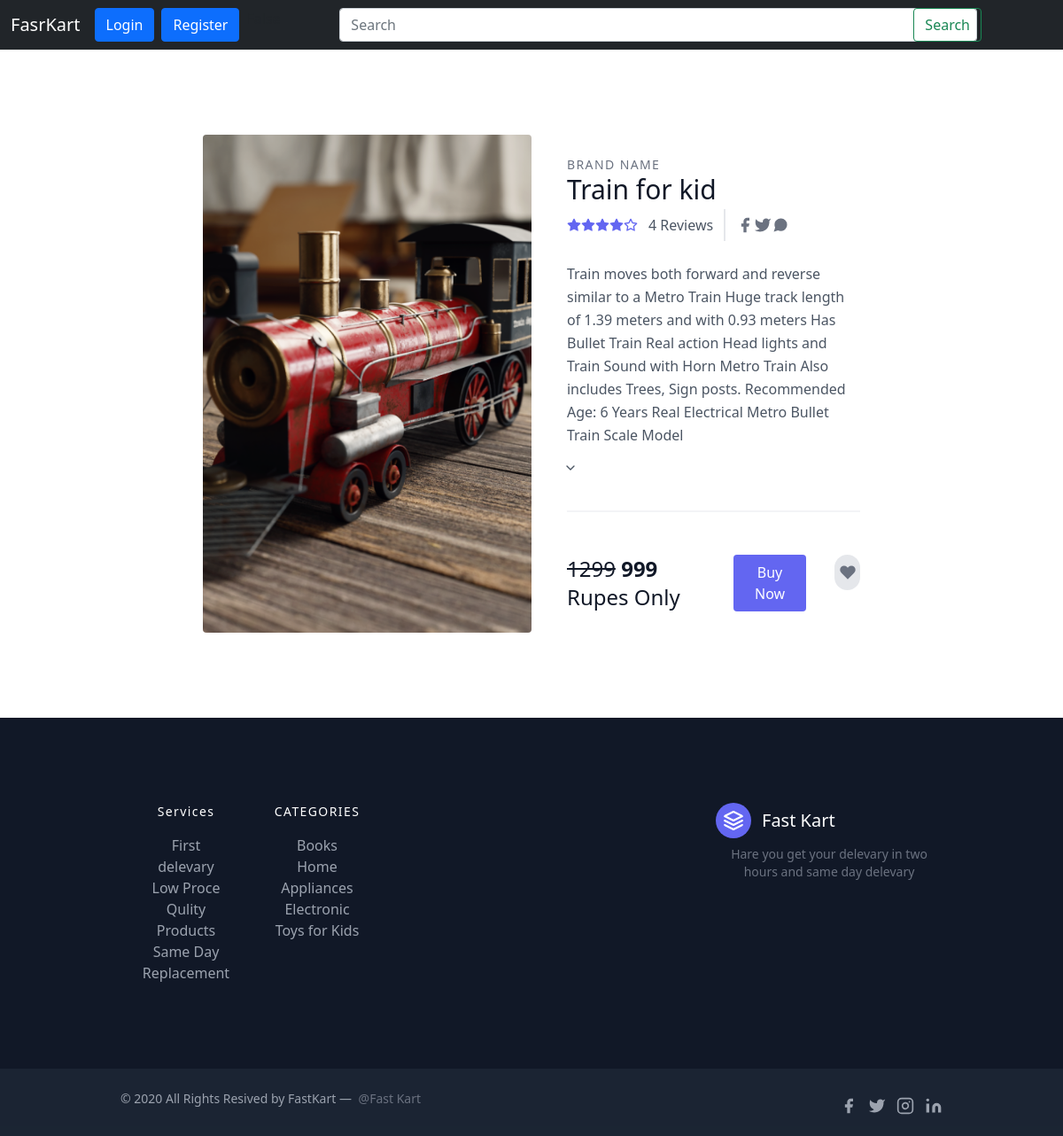
Page /product/1 on the committed database.
### core/models.py (models this page shows, shortened)
class Product(models.Model):
    product_id = models.AutoField
    product_name = models.CharField(max_length=30)
    category = models.CharField(max_length=50, default="")
    subcategory = models.CharField(max_length=50, default="")
    price = models.IntegerField(default='0')
    desc = models.CharField(max_length=300)
    pub_date = models.DateField()
    images = models.ImageField(upload_to="core/images", default="")

### core/views.py (the view)
# urls.py: path('product/<int:sno>', views.product, name="product"),
def product(request, sno):
    product = Product.objects.filter(id=sno)
    params = {'product': product}
    return render(request, 'core/product.html', params)

### templates/core/product.html (shortened to what this page needs)
{% extends 'core/base.html' %}
{% block body %}
<body>
    {% for i in product %}
        <section class="text-gray-600 body-font overflow-hidden">
            <div class="container px-5 py-24 mx-auto">
                <div class="lg:w-4/5 mx-auto flex flex-wrap">
                    <img alt="ecommerce" class="lg:w-1/2 w-full lg:h-auto h-64 object-cover object-center rounded"
                        src="/media/{{i.images}}">
                    <div class="lg:w-1/2 w-full lg:pl-10 lg:py-6 mt-6 lg:mt-0">
                        <h2 class="text-sm title-font text-gray-500 tracking-widest">BRAND NAME</h2>
                        <h1 class="text-gray-900 text-3xl title-font font-medium mb-1">{{i.product_name}}</h1>
                        <div class="flex mb-4">
                            <span class="flex items-center">
                                <svg fill="currentColor" stroke="currentColor" stroke-linecap="round"
                                    stroke-linejoin="round" stroke-width="2" class="w-4 h-4 text-indigo-500"
                                    viewBox="0 0 24 24">
                                    <path
                                        d="M12 2l3.09 6.26L22 9.27l-5 4.87 1.18 6.88L12 17.77l-6.18 3.25L7 14.14 2 9.27l6.91-1.01L12 2z">
                                    </path>
                                </svg>
                                <svg fill="currentColor" stroke="currentColor" stroke-linecap="round"
                                    stroke-linejoin="round" stroke-width="2" class="w-4 h-4 text-indigo-500"
                                    viewBox="0 0 24 24">
                                    <path
                                        d="M12 2l3.09 6.26L22 9.27l-5 4.87 1.18 6.88L12 17.77l-6.18 3.25L7 14.14 2 9.27l6.91-1.01L12 2z">
                                    </path>
                                </svg>
                                <svg fill="currentColor" stroke="currentColor" stroke-linecap="round"
                                    stroke-linejoin="round" stroke-width="2" class="w-4 h-4 text-indigo-500"
                                    viewBox="0 0 24 24">
                                    <path
                                        d="M12 2l3.09 6.26L22 9.27l-5 4.87 1.18 6.88L12 17.77l-6.18 3.25L7 14.14 2 9.27l6.91-1.01L12 2z">
                                    </path>
                                </svg>
                                <svg fill="currentColor" stroke="currentColor" stroke-linecap="round"
                                    stroke-linejoin="round" stroke-width="2" class="w-4 h-4 text-indigo-500"
                                    viewBox="0 0 24 24">
                                    <path
                                        d="M12 2l3.09 6.26L22 9.27l-5 4.87 1.18 6.88L12 17.77l-6.18 3.25L7 14.14 2 9.27l6.91-1.01L12 2z">
                                    </path>
                                </svg>
                                <svg fill="none" stroke="currentColor" stroke-linecap="round" stroke-linejoin="round"
                                    stroke-width="2" class="w-4 h-4 text-indigo-500" viewBox="0 0 24 24">
                                    <path
                                        d="M12 2l3.09 6.26L22 9.27l-5 4.87 1.18 6.88L12 17.77l-6.18 3.25L7 14.14 2 9.27l6.91-1.01L12 2z">
                                    </path>
                                </svg>
                                <span class="text-gray-600 ml-3">4 Reviews</span>
                            </span>
                            <span class="flex ml-3 pl-3 py-2 border-l-2 border-gray-200 space-x-2s">
                                <a class="text-gray-500">
                                    <svg fill="currentColor" stroke-linecap="round" stroke-linejoin="round" stroke-width="2"
                                        class="w-5 h-5" viewBox="0 0 24 24">
                                        <path d="M18 2h-3a5 5 0 00-5 5v3H7v4h3v8h4v-8h3l1-4h-4V7a1 1 0 011-1h3z"></path>
                                    </svg>
                                </a>
                                <a class="text-gray-500">
                                    <svg fill="currentColor" stroke-linecap="round" stroke-linejoin="round" stroke-width="2"
                                        class="w-5 h-5" viewBox="0 0 24 24">
                                        <path
                                            d="M23 3a10.9 10.9 0 01-3.14 1.53 4.48 4.48 0 00-7.86 3v1A10.66 10.66 0 013 4s-4 9 5 13a11.64 11.64 0 01-7 2c9 5 20 0 20-11.5a4.5 4.5 0 00-.08-.83A7.72 7.72 0 0023 3z">
                                        </path>
                                    </svg>
                                </a>
                                <a class="text-gray-500">
                                </a>
                            </span>
                        </div>
                        <p class="leading-relaxed">{{i.desc}}</b></p>
                        <div class="flex mt-6 items-center pb-5 border-b-2 border-gray-100 mb-5">
                            <div class="flex ml-6 items-center">
                                <div class="relative">
                                    <span
                                        class="absolute right-0 top-0 h-full w-10 text-center text-gray-600 pointer-events-none flex items-center justify-center">
                                        <svg fill="none" stroke="currentColor" stroke-linecap="round"
                                            stroke-linejoin="round" stroke-width="2" class="w-4 h-4" viewBox="0 0 24 24">
                                            <path d="M6 9l6 6 6-6"></path>
                                        </svg>
                                    </span>
                                </div>
                            </div>
                        </div>
                        <div class="flex">
                            <span class="title-font font-medium text-2xl text-gray-900"><del>{{i.price|add:"300"}}</del> <b>{{i.price}}</b> Rupes Only</span>
                            <a href="/belling">
                                <button
                                class="flex ml-auto text-white bg-indigo-500 border-0 py-2 px-6 focus:outline-none hover:bg-indigo-600 rounded mx-3">Buy
                                Now</button>
                            </a>
                            <button
                                class="rounded-full w-10 h-10 bg-gray-200 p-0 border-0 inline-flex items-center justify-center text-gray-500 ml-4">
                                <svg fill="currentColor" stroke-linecap="round" stroke-linejoin="round" stroke-width="2"
                                    class="w-5 h-5" viewBox="0 0 24 24">
                                    <path
                                        d="M20.84 4.61a5.5 5.5 0 00-7.78 0L12 5.67l-1.06-1.06a5.5 5.5 0 00-7.78 7.78l1.06 1.06L12 21.23l7.78-7.78 1.06-1.06a5.5 5.5 0 000-7.78z">
                                    </path>
                                </svg>
                            </button>
                        </div>
                    </div>
                </div>
            </div>
        </section>
    {% endfor %}
{% endblock body %}

### templates/core/base.html (shortened to what this page needs)
{% load static %}
<!doctype html>
<html lang="en">
<head>
  <link href="https://cdn.jsdelivr.net/npm/bootstrap@5.0.2/dist/css/bootstrap.min.css" rel="stylesheet"
>
  <link href="https://unpkg.com/tailwindcss@^2/dist/tailwind.min.css" rel="stylesheet">
  <link rel="stylesheet" href="{% static 'css/home.css' %}">
</head>
<body>
  <nav class="navbar navbar-expand-lg navbar-dark bg-dark">
    <div class="container-fluid">
      <a class="navbar-brand" href="/">FasrKart</a>
      <div class="collapse navbar-collapse" id="navbarSupportedContent">
        <ul class="navbar-nav me-auto mb-2 mb-lg-0">
             {% if user.is_authenticated == False %}
          <li>
            <button type="button" class="btn btn-primary mr-2" data-bs-toggle="modal" data-bs-target="#Login">
              Login
            </button>
          </li>
          <li>
            <button type="button" class="btn btn-primary mr-2" data-bs-toggle="modal" data-bs-target="#Singup">
              Register
            </button>
          </li>
            {% endif %}
        </ul>
        <form class="d-flex" action="/search" method="GET">
          <input class="form-control me-2" type="search" name="quary" placeholder="Search" aria-label="Search" id="input">
          <button class="btn btn-outline-success" type="submit" id="serchbtn">Search</button>
        </form>
      </div>
    </div>
  </nav>
  {% block body %} {% endblock body %}
  <footer class="text-gray-400 bg-gray-900 body-font">
    <div
      class="container px-5 py-24 mx-auto flex md:items-center lg:items-start md:flex-row md:flex-nowrap flex-wrap flex-col">
      <div class="w-64 flex-shrink-0 md:mx-0 mx-auto text-center md:text-left md:mt-0 mt-10">
        <a class="flex title-font font-medium items-center md:justify-start justify-center text-white">
          <svg xmlns="http://www.w3.org/2000/svg" fill="none" stroke="currentColor" stroke-linecap="round"
            stroke-linejoin="round" stroke-width="2" class="w-10 h-10 text-white p-2 bg-indigo-500 rounded-full"
            viewBox="0 0 24 24">
            <path d="M12 2L2 7l10 5 10-5-10-5zM2 17l10 5 10-5M2 12l10 5 10-5"></path>
          </svg>
          <span class="ml-3 text-xl">Fast Kart</span>
        </a>
        <p class="mt-2 text-sm text-gray-500">Hare you get your delevary in two hours and same day delevary</p>
      </div>
      <div class="flex-grow flex flex-wrap md:pr-20 -mb-10 md:text-left text-center order-first">
        <div class="lg:w-1/4 md:w-1/2 w-full px-4">
          <h2 class="title-font font-medium text-white tracking-widest text-sm mb-3">Services</h2>
          <nav class="list-none mb-10">
            <li>
              <a class="text-gray-400 hover:text-white">First delevary</a>
            </li>
            <li>
              <a class="text-gray-400 hover:text-white">Low Proce</a>
            </li>
            <li>
              <a class="text-gray-400 hover:text-white">Qulity Products</a>
            </li>
            <li>
              <a class="text-gray-400 hover:text-white">Same Day Replacement</a>
            </li>
          </nav>
        </div>
        <div class="lg:w-1/4 md:w-1/2 w-full px-4">
          <h2 class="title-font font-medium text-white tracking-widest text-sm mb-3">CATEGORIES</h2>
          <nav class="list-none mb-10">
            <li>
              <a class="text-gray-400 hover:text-white">Books</a>
            </li>
            <li>
              <a class="text-gray-400 hover:text-white">Home Appliances</a>
            </li>
            <li>
              <a class="text-gray-400 hover:text-white">Electronic</a>
            </li>
            <li>
              <a class="text-gray-400 hover:text-white">Toys for Kids</a>
            </li>
          </nav>
        </div>
      </div>
    </div>
    <div class="bg-gray-800 bg-opacity-75">
      <div class="container mx-auto py-4 px-5 flex flex-wrap flex-col sm:flex-row">
        <p class="text-gray-400 text-sm text-center sm:text-left">© 2020 All Rights Resived by FastKart —
          <a href="https://twitter.com/knyttneve" class="text-gray-500 ml-1" rel="noopener noreferrer"
            target="_blank">@Fast Kart</a>
        </p>
        <span class="inline-flex sm:ml-auto sm:mt-0 mt-2 justify-center sm:justify-start">
          <a class="text-gray-400">
            <svg fill="currentColor" stroke-linecap="round" stroke-linejoin="round" stroke-width="2" class="w-5 h-5"
              viewBox="0 0 24 24">
              <path d="M18 2h-3a5 5 0 00-5 5v3H7v4h3v8h4v-8h3l1-4h-4V7a1 1 0 011-1h3z"></path>
            </svg>
          </a>
          <a class="ml-3 text-gray-400">
            <svg fill="currentColor" stroke-linecap="round" stroke-linejoin="round" stroke-width="2" class="w-5 h-5"
              viewBox="0 0 24 24">
              <path
                d="M23 3a10.9 10.9 0 01-3.14 1.53 4.48 4.48 0 00-7.86 3v1A10.66 10.66 0 013 4s-4 9 5 13a11.64 11.64 0 01-7 2c9 5 20 0 20-11.5a4.5 4.5 0 00-.08-.83A7.72 7.72 0 0023 3z">
              </path>
            </svg>
          </a>
          <a class="ml-3 text-gray-400">
            <svg fill="none" stroke="currentColor" stroke-linecap="round" stroke-linejoin="round" stroke-width="2"
              class="w-5 h-5" viewBox="0 0 24 24">
              <rect width="20" height="20" x="2" y="2" rx="5" ry="5"></rect>
              <path d="M16 11.37A4 4 0 1112.63 8 4 4 0 0116 11.37zm1.5-4.87h.01"></path>
            </svg>
          </a>
          <a class="ml-3 text-gray-400">
            <svg fill="currentColor" stroke="currentColor" stroke-linecap="round" stroke-linejoin="round"
              stroke-width="0" class="w-5 h-5" viewBox="0 0 24 24">
              <path stroke="none"
                d="M16 8a6 6 0 016 6v7h-4v-7a2 2 0 00-2-2 2 2 0 00-2 2v7h-4v-7a6 6 0 016-6zM2 9h4v12H2z"></path>
              <circle cx="4" cy="4" r="2" stroke="none"></circle>
            </svg>
          </a>
        </span>
      </div>
    </div>
  </footer>
</body>
</html>

### static/css/home.css (style rules this page uses)
* { margin: 0; padding: 0; box-sizing: border-box; }
nav #input { width: 45rem; }
nav #serchbtn { position: relative; right: 5rem; }

### rows in the picture
Product: images (picture), product_name "Train for kid", desc "Train moves both forward and reverse similar to a Metro Train Huge track length of 1.39 meters and with 0.93 meters Has Bullet Train Real action Head lights and Train Sound with Horn Metro Train Also includes Trees, Sign posts. Recommended Age: 6 Years Real Electrical Metro Bullet Train Scale Model", price|add "1299", price "999"
